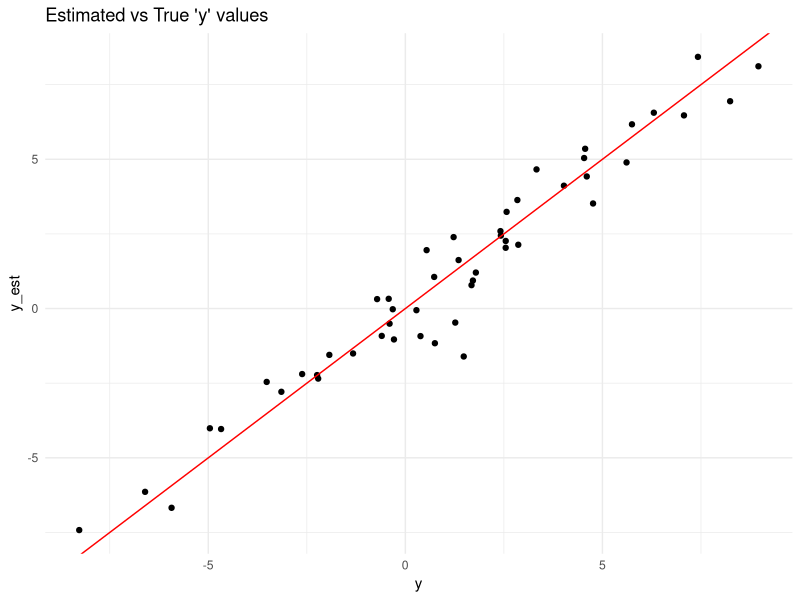

Reproduce this figure in R.
library(tidyverse)

# TODO try to reformulate in reference to: https://andrewcharlesjones.github.io/journal/fisher-scoring.html

family_functions <- function(family) {
  functions <- list(b = function(x){return(0)}, # canonical function
                    b_p = function(x){return(0)}, # first derivative
                    b_pp = function(x){return(0)}, # second derivative
                    
                    g = function(x){return(0)}, # link function
                    g_inv = function(x){return(0)}, # inverse link function
                    
                    h = function(x){return(0)}) # inverse mean function
  
  if(family == "gaussian") {
    
    functions$b <- function(x){return(x^2/2)}
    functions$b_p <- function(x){return(x)}
    functions$b_pp <- function(x){return(rep(1, length(x)))}
    
    functions$g <- function(x){return(x)}
    functions$g_inv <- function(x){return(x)}
    
    functions$h <- function(x){return(x)}
    
  } else if(family == "binomial") {
    
    functions$b <- function(x){return(log(1+exp(x)))}
    functions$b_p <- function(x){return(exp(x)/(1+exp(x)))}
    functions$b_pp <- function(x){return(exp(x)/(1+exp(x))^2)}
    
    functions$g <- function(x){return(exp(x)/(1+exp(x)))}
    functions$g_inv <- function(x){return(log(x/(1-x)))}
    
    functions$h <- function(x){return(log(x/(1-x)))}
    
  } else if(family == "poisson") {
    
    functions$b <- function(x){return(exp(x))}
    functions$b_p <- function(x){return(exp(x))}
    functions$b_pp <- function(x){return(exp(x))}
    
    functions$g <- function(x){return(exp(x))}
    functions$g_inv <- function(x){return(log(x))}
    
    functions$h <- function(x){return(log(x))}
    
  } else if(family == "gamma") {
    
    functions$b <- function(x){return(-log(x))}
    functions$b_p <- function(x){return(-1/x)}
    functions$b_pp <- function(x){return(1/x^2)}
    
    functions$g <- function(x){return(log(x))}
    functions$g_inv <- function(x){return(exp(x))}
    
    functions$h <- function(x){return(-1/x)}
    
  } else {
    stop("Invalid family")
  }

  return(functions)
}

# Implementing the Fisher scoring iterative method:
fisher_scoring <- function(X, y, family, beta, max_iter = 100, tol = 1e-6) {
  # Initialize the number of observations
  n <- nrow(X)
  if(length(y) != n) {
    stop("The length of the response vector is not equal to the number of observations")
  }
  
  # Initialize the number of predictors
  p <- ncol(X)
  if(length(beta) != p) {
    stop("The length of the beta vector is not equal to the number of predictors")
  }
  
  # Initialize the weights
  w <- rep(1, n)
  
  # Get the family functions
  functions <- family_functions(family)
  
  b <- functions$b
  b_p <- functions$b_p
  b_pp <- functions$b_pp
  g <- functions$g
  g_inv <- functions$g_inv
  h <- functions$h
  
  # Initialize the iteration counter
  iter <- 0
  # Initialize the difference between the current and previous beta
  diff_beta <- Inf
  # Initialize the beta vector
  beta_new <- beta
  
  # Start the iteration
  while(iter < max_iter & diff_beta > tol) {
    iter <- iter + 1
    print(str_glue("Iteration: {iter} out of {max_iter}"))

    # Store the current beta
    beta_old <- beta_new
    # Compute the linear predictor
    eta <- X %*% beta_old
    # Compute the mean
    mu <- g_inv(eta)
    # Compute the canonical parameter
    theta <- h(mu)
    
    # Compute the weights
    w <- b_pp(theta)
    # Compute the diagonal weight matrix
    W <- diag(w)
    
    # print(str_glue("Dimensions: n = {n}, p = {p}, mu = {length(mu)}, theta = {length(theta)}, w = {length(w)}, W1 = {nrow(W)}, W2 = {ncol(W)}"))
    

    # Compute the gradient
    gradient <- t(X) %*% (y - mu)
    # Compute the Hessian
    hessian <- t(X) %*% W %*% X # TODO watch out for the difference between the link and 'h' function, implement as in the article
    
    # Compute the update
    update <- solve(hessian) %*% gradient
    print("Hessian")
    print(hessian)
    
    print("Gradient")
    print(gradient)
    
    print("Update")
    print(update)
    # Update the beta vector
    beta_new <- beta_old + update
    
    # Compute the difference between the current and previous beta
    diff_beta <- sum((update)^2)
    print(str_glue("Norm squared of the update: {diff_beta}"))
  }
  
  str_glue("The algorithm converged after {iter} iterations") %>% print()
  return(beta_new)
}

set.seed(123)
# Test the functions
beta <- c(1, 2, -3)

p <- length(beta)
n <- 50

X <- matrix(rnorm(n*p), ncol = p)

y <- X %*% beta + rnorm(n, sd = 1)

beta_est <- fisher_scoring(X, y, "gaussian", rep(0, p))


functions <- family_functions("gaussian")

b <- functions$b
b_p <- functions$b_p
b_pp <- functions$b_pp
g <- functions$g
g_inv <- functions$g_inv
h <- functions$h

y_est <- g_inv(X %*% beta_est)

# Compare the estimated and true 'y' values:
p <- ggplot() +
  geom_point(aes(x = y, y = y_est)) +
  geom_abline(intercept = 0, slope = 1, color = "red") +
  labs(title = "Estimated vs True 'y' values") +
  theme_minimal()

print(p)


fit <- glm(y ~ X - 1, family = gaussian(link = "identity"))
summary(fit) %>% print()
# Astounding - it's the same